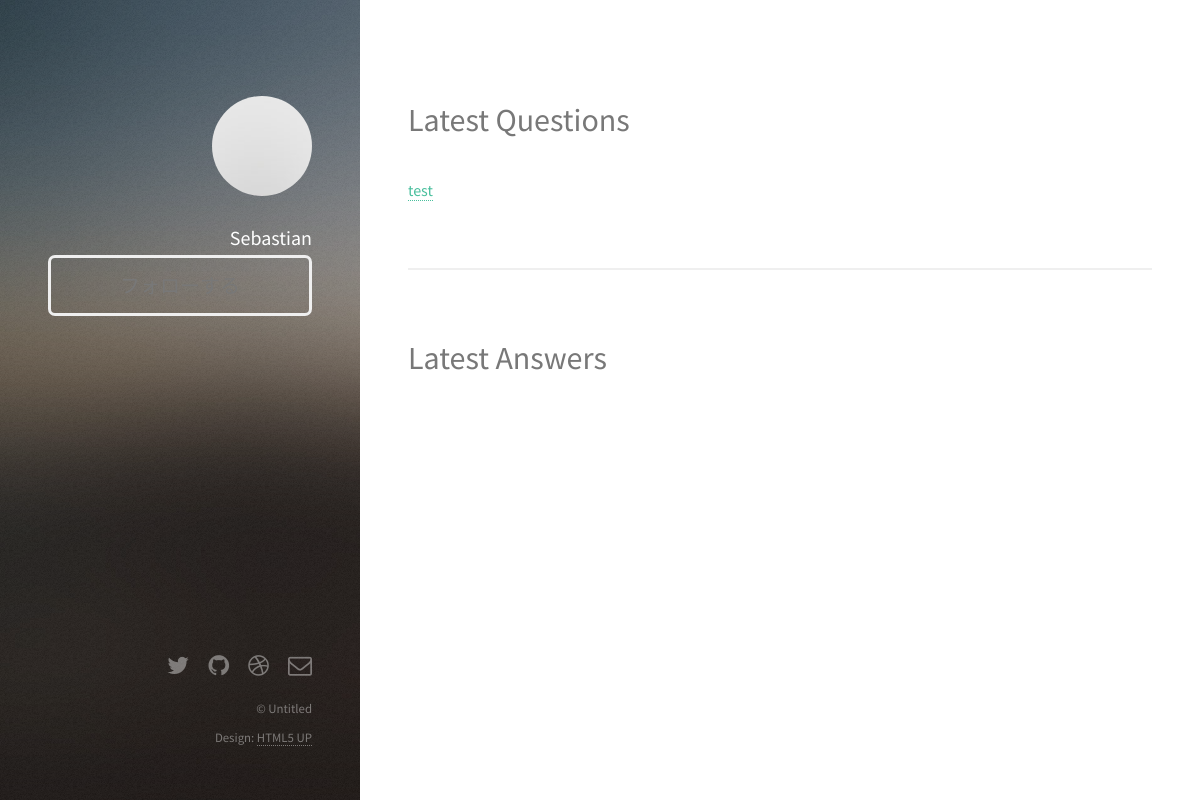
Before: /portfolio/Sebastian/ (signed in) with the older database file.
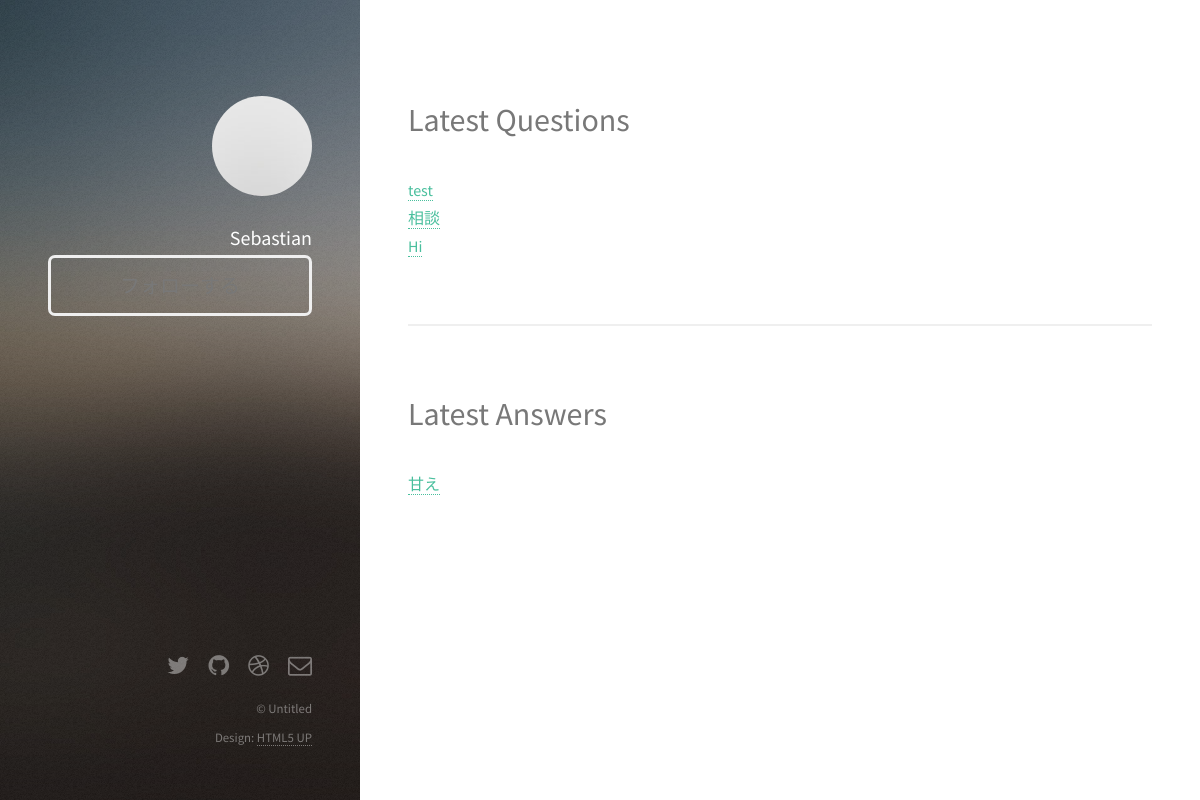
After: the same page with the newer database file.
### counsel/models.py (models this page shows, shortened)
class Post(models.Model):
    title = models.CharField(max_length=50)
    content = models.CharField(max_length=500)
    user = models.ForeignKey(FamoUser)
    hits = models.IntegerField(default=0)
    date = models.DateTimeField(auto_now=True)
    class Meta:
        abstract = True

class Question(Post):
    pass

class Answer(Post):
    question = models.ForeignKey(Question)
    value = models.IntegerField(default=0)

### portfolio/views.py (the view)
# urls.py: url(r'^(?P<username>\S+)/$', views.user, name='user'),
@login_required
def user(request, username):
    user = get_object_or_404(FamoUser, username=username)
    context = {'user': user}
    if user in request.user.follows.all():
        context['following'] = True
    else:
        context['following'] = False
    return render(request, 'portfolio/user.html', context)

### portfolio/templatetags/portfolio_extras.py (called while the page is built)
def latest_user_objs(model_, user, num):
    return model_.objects.filter(user=user)[:num]

@register.filter
def latest_answers(user, num):
    return latest_user_objs(Answer, user, num)

@register.filter
def latest_questions(user, num):
    return latest_user_objs(Question, user, num)

### portfolio/templates/portfolio/user.html (shortened to what this page needs)
{% extends 'portfolio/portfolio_base.html' %}
{% load static %}
{% load portfolio_extras %}
{% block username %}{{ user.username }}{% endblock username %}
{% block description %}
  <br>
  <a class="button fit" id="follow">
    {% if following %}フォロー中{% else %}フォローする{% endif %}
  </a>
{% endblock description %}
{% block content %}
<section id="question">
  <h1>Latest Questions</h1>
  {% for question in user|latest_questions:10 %}
    <strong><a href="{% url 'counsel:detail' question.id %}">{{ question.title }}</a></strong><br>
  {% endfor %}
</section>
<section id="answer">
  <h1>Latest Answers</h1>
  {% for answer in user|latest_answers:10 %}
    <strong><a href="">{{ answer.title }}</a></strong><br>
  {% endfor %}
</section>
{% endblock content %}

Changed rows visible on the page:
added Question: title "相談"
added Question: title "Hi"
added Answer: title "甘え"
